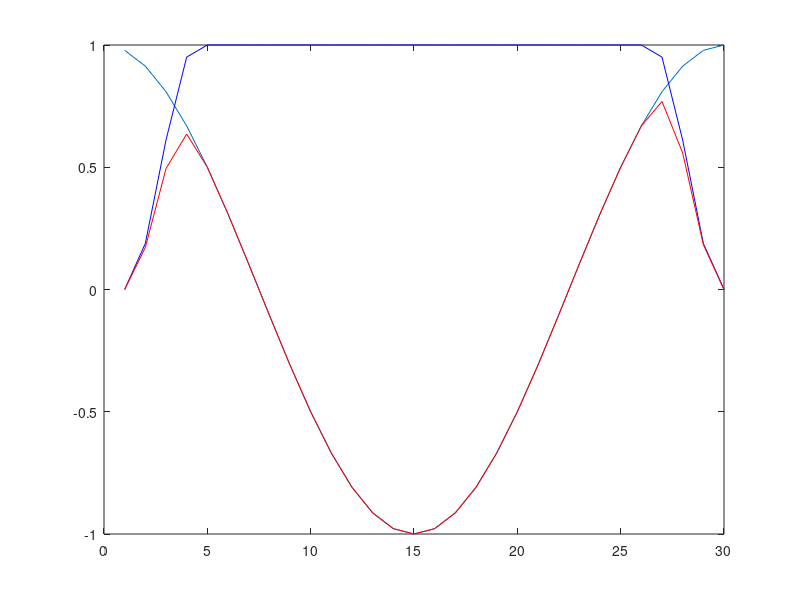

MATLAB code for this plot:
function StetsonCurve=Build1DStetsonMask(Profile);
%Build mask, see demo. JacobKers2018
if nargin<1
    Profile=(cos((1:30)/30*2*pi))';
end
%Build a flat-topped edge mask
edgepixels=4;

LP=length(Profile);


%fill it with amplitude dependent masking
dropofflengthIn=edgepixels;
dropofflengthOut=edgepixels;

flatlength=LP-dropofflengthIn-dropofflengthOut;
EdgesIn=(hann(2*dropofflengthIn))';
EdgesOut=(hann(2*dropofflengthOut))';
StetsonCurve=[...
    EdgesIn(1:dropofflengthIn) ...
    ones(1,flatlength)...
    EdgesOut(dropofflengthOut+1:end)]'; 

if nargin<1
    close all;
    plot(Profile); hold on;
    plot(StetsonCurve,'b-'); hold on;
    plot(StetsonCurve.*Profile,'r-'); hold on;
    
end